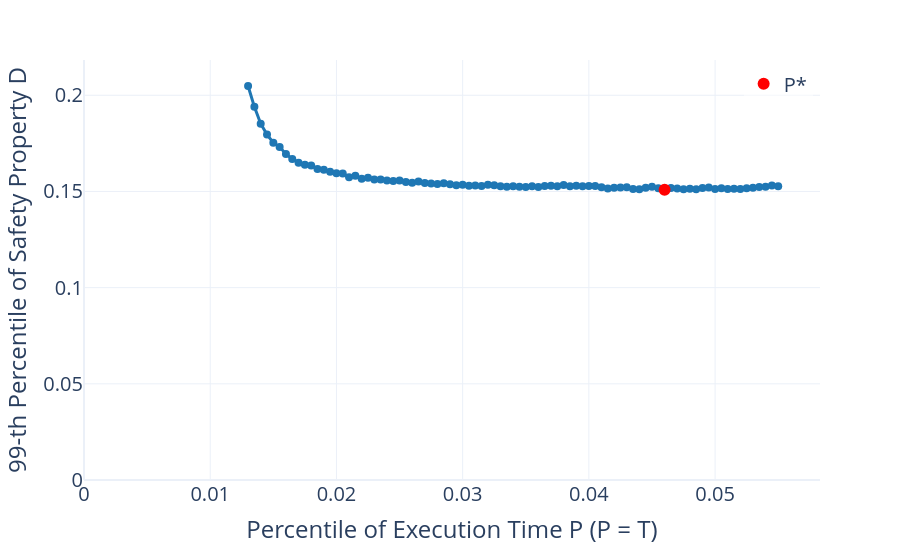

This figure's notebook cell:
### Code cell
fig_cs = plot_job_id(CC2_synt)
# .update_layout(title="Cruise Control")
# .update_layout(title="Cruise Control Deviation w/ Synthetic (Pareto) Execution Time Distribution")
fig_cs

### Figure 1 — Plotly figure (JSON) as saved in the notebook; plotly's stock layout.template omitted (floating-point values rounded to 4 significant figures; data arrays with more than 128 entries replaced by an {"elided": "..."} marker saying what was removed)
{"data": [{"customdata": {"elided": "85x2 float values"}, "hovertemplate": "period=%{x}<br>p99=%{y}<br>hit_chance=%{customdata[0]}<br>utilization=%{customdata[1]}<extra></extra>", "legendgroup": "", "line": {"color": "#1f77b4", "dash": "solid", "width": 3}, "marker": {"size": 8, "symbol": "circle"}, "mode": "lines+markers", "name": "", "orientation": "v", "showlegend": false, "type": "scatter", "x": [0.013, 0.0135, 0.014, 0.0145, 0.015, 0.0155, 0.016, 0.0165, 0.017, 0.0175, 0.018, 0.0185, 0.019, 0.0195, 0.02, 0.0205, 0.021, 0.0215, 0.022, 0.0225, 0.023, 0.0235, 0.024, 0.0245, 0.025, 0.0255, 0.026, 0.0265, 0.027, 0.0275, 0.028, 0.0285, 0.029, 0.0295, 0.03, 0.0305, 0.031, 0.0315, 0.032, 0.0325, 0.033, 0.0335, 0.034, 0.0345, 0.035, 0.0355, 0.036, 0.0365, 0.037, 0.0375, 0.038, 0.0385, 0.039, 0.0395, 0.04, 0.0405, 0.041, 0.0415, 0.042, 0.0425, 0.043, 0.0435, 0.044, 0.0445, 0.045, 0.0455, 0.046, 0.0465, 0.047, 0.0475, 0.048, 0.0485, 0.049, 0.0495, 0.05, 0.0505, 0.051, 0.0515, 0.052, 0.0525, 0.053, 0.0535, 0.054, 0.0545, 0.055], "xaxis": "x", "y": [0.2048, 0.194, 0.1852, 0.1795, 0.1753, 0.1731, 0.1695, 0.1669, 0.165, 0.1638, 0.1635, 0.1616, 0.1613, 0.1602, 0.1595, 0.1593, 0.1573, 0.1582, 0.1566, 0.1571, 0.1562, 0.1562, 0.1557, 0.1554, 0.1557, 0.1549, 0.1545, 0.1551, 0.1544, 0.1542, 0.1539, 0.1543, 0.1537, 0.1532, 0.1535, 0.153, 0.1532, 0.1528, 0.1535, 0.1532, 0.1526, 0.1525, 0.1527, 0.1525, 0.1523, 0.1527, 0.1523, 0.1529, 0.1529, 0.1528, 0.1533, 0.1527, 0.1529, 0.1527, 0.1529, 0.1528, 0.1522, 0.1516, 0.152, 0.152, 0.1521, 0.1512, 0.1512, 0.1519, 0.1525, 0.1516, 0.1508, 0.1518, 0.1516, 0.1511, 0.1514, 0.1512, 0.1518, 0.1521, 0.1513, 0.1516, 0.1512, 0.1514, 0.1513, 0.1517, 0.1519, 0.1524, 0.1524, 0.1531, 0.1527], "yaxis": "y"}, {"marker": {"color": "red", "size": 12, "symbol": "circle"}, "mode": "markers", "name": "P*", "type": "scatter", "x": [0.046], "y": [0.1508]}], "layout": {"font": {"size": 20}, "legend": {"bgcolor": "rgba(255, 255, 255, 0.5)", "tracegroupgap": 0, "x": 0.99, "xanchor": "right", "y": 0.99, "yanchor": "top"}, "margin": {"t": 60}, "xaxis": {"anchor": "y", "domain": [0, 1], "rangemode": "tozero", "title": {"text": "Percentile of Execution Time P (P = T)"}}, "yaxis": {"anchor": "x", "domain": [0, 1], "rangemode": "tozero", "title": {"text": "99-th Percentile of Safety Property D"}}}}
